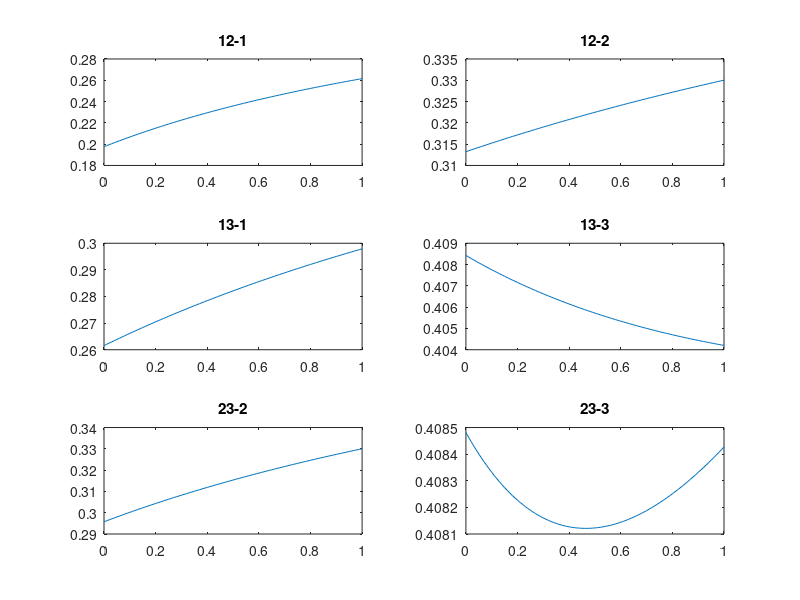

This chart was generated by the following MATLAB code:
% check_PS: to check whether a given network is pairwise stable (according
% to our Theorem 2).
% Input: k, R&D capability of firm 3; x0 in [0,1]^L, the target network.
% Output: graphs of utility functions. The graph "ij-i" shows the utility function of agent i when
% determining the strength of link ij in network x0.

k=4.56;
x0 = [1,0,1]

% to plot the graphs
x = 0:0.01:1;
y1 =zeros(101,1);
z1 =zeros(101,1);
y2 =zeros(101,1);
z2 =zeros(101,1);
y3 =zeros(101,1);
z3 =zeros(101,1);
for i=1:101
    %12
    y1(i) = log(2+x(i)+x0(2))/(log(2+x(i)+x0(2))+log(2+x(i)+x0(3))+log(k+x0(2)+x0(3)));
    z1(i) = log(2+x(i)+x0(3))/(log(2+x(i)+x0(2))+log(2+x(i)+x0(3))+log(k+x0(2)+x0(3)));
    %13
    y2(i) = log(2+x0(1)+x(i))/(log(2+x0(1)+x(i))+log(2+x0(1)+x0(3))+log(k+x(i)+x0(3)));
    z2(i) = log(k+x(i)+x0(3))/(log(2+x0(1)+x(i))+log(2+x0(1)+x0(3))+log(k+x(i)+x0(3)));
    %23
    y3(i) = log(2+x0(1)+x(i))/(log(2+x0(1)+x0(2))+log(2+x0(1)+x(i))+log(k+x0(2)+x(i)));
    z3(i) = log(k+x0(2)+x(i))/(log(2+x0(1)+x0(2))+log(2+x0(1)+x(i))+log(k+x0(2)+x(i)));
end
subplot(3,2,1)
plot(x,y1)
title('12-1')
subplot(3,2,2)
plot(x,z1)
title('12-2')
subplot(3,2,3)
plot(x,y2)
title('13-1')
subplot(3,2,4)
plot(x,z2)
title('13-3')
subplot(3,2,5)
plot(x,y3)
title('23-2')
subplot(3,2,6)
plot(x,z3)
title('23-3')
